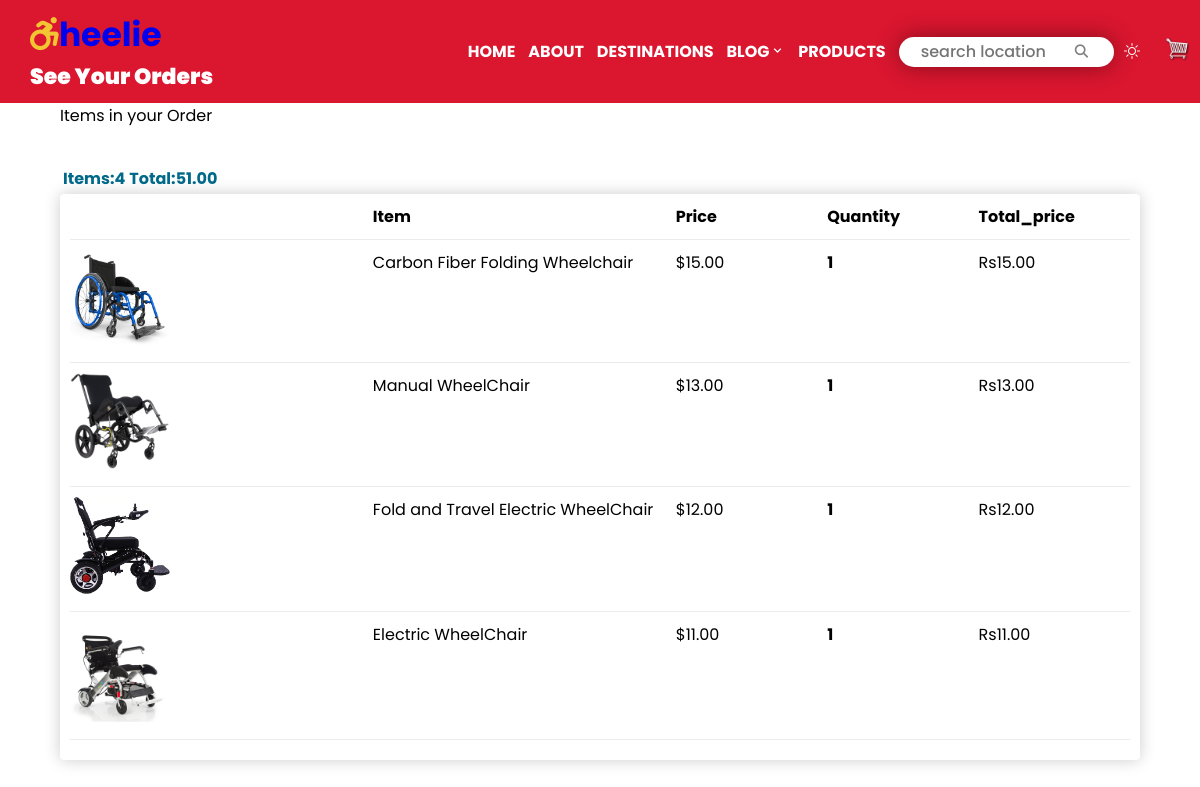
The page /35/showOrderitems on the database its author committed.
### stroll1/models.py (models this page shows, shortened)
class Order(models.Model):
    date_ordered = models.DateTimeField(auto_now_add=True, null=True)
    customer = models.ForeignKey(Customer, on_delete= models.SET_NULL, blank=True, null=True)
    complete = models.BooleanField(default=False, null=True, blank=True )
    transaction_id = models.CharField(max_length = 200, null=True)
    payment_method = models.CharField(max_length=20, choices = METHOD, default="Cash on delivery")
    payment_completed = models.BooleanField(default=False, null=True, blank=True)
    @property
    def get_cart_total(self):
        orderitems = self.orderitem_set.all()
        total = sum(orderitem.get_total for orderitem in orderitems)
        return total
    @property
    def get_cart_items_number(self):
        orderitems = self.orderitem_set.all()
        total = sum(orderitem.quantity for orderitem in orderitems)
        return total

class OrderItem(models.Model):
        product = models.ForeignKey(product, on_delete=models.CASCADE, null=True, blank=True)
        order = models.ForeignKey(Order, on_delete=models.CASCADE, null=True, blank=True)
        quantity = models.IntegerField(default=0, null=True, blank=True)
        date_added = models.DateTimeField(auto_now_add=True)
        @property
        def get_total(self):
            total = self.quantity * self.product.price
            return total

class product(models.Model):
        name = models.CharField(max_length = 200, null=True, blank=True)
        price = models.FloatField(max_length = 200, null=True, blank=True)
        image = models.ImageField(null=True, blank=True)
        featured = models.BooleanField(default=False, null=True, blank=True )
        @property
        def imageURL(self):
            try:
                url= self.image.url
            except:
                url = ''
            return url

### stroll1/views.py (the view)
# urls.py: path("<order_id>/showOrderitems", views.showOrderitems, name="showOrderitems"),
def showOrderitems(request, order_id):
     order = Order.objects.get(id=order_id)
     orderitems = order.orderitem_set.all()
     context = {'orderitems': orderitems, 'order':order}
     return render(request, 'orderitems.html', context)

### Templates/orderitems.html (shortened to what this page needs)
{% extends 'base.html' %}
{% load static %}
{% block content %}
Items in your Order
<div class="row">
    <div class="col-lg-12">
        <br>
        <table class="table">
            <tr>
                <th><h4>Items:<strong>{{order.get_cart_items_number}}</strong></h4></th>
                <th><h4>Total:<strong>{{order.get_cart_total|floatformat:2}}</strong></h4></th>
            </tr>
        </table>
        <div class="box-element">
                <div class="cart-row">
                    <div style="flex: 2"></div>
                    <div style="flex: 2"><strong>Item</strong></div>
                    <div style="flex: 1"><strong>Price</strong></div>
                    <div style="flex: 1"><strong>Quantity</strong></div>
                    <div style="flex: 1"><strong>Total_price</strong></div>
                </div>
                {% for orderitem in orderitems %}
                <div class="cart-row">
					<div style="flex:2"><img class="row-image" src="{{orderitem.product.imageURL}}"></div>
					<div style="flex:2"><p>{{orderitem.product.name}}</p></div>
					<div style="flex:1"><p>${{orderitem.product.price|floatformat:2}}</p></div>
					<div style="flex:1">
						<p class="quantity">{{orderitem.quantity}}</p>
					</div>
					<div style="flex:1"><p>Rs{{orderitem.get_total|floatformat:2}}</p></div>
				</div>
                {% endfor %}
        </div>
        <br>
    </div>
</div>
{% endblock %}

### static/css/style.css (style rules this page uses)
* { margin: 0; box-sizing: border-box; font-family: 'Poppins', sans-serif; scroll-behavior: smooth; }
h4 { color: #006989; font-weight: bold; }
.box-element { box-shadow:hsl(0, 0%, 80%) 0 0 16px; background-color: #fff; border-radius: 4px; padding: 10px; }
.col-lg-4, .col-lg-6, .col-lg-8, .col-lg-12 { margin-top: 10px; }
.row-image { width: 100px; }
.cart-row { display: flex; align-items: flex-stretch; padding-bottom: 10px; margin-bottom: 10px; border-bottom: 1px solid #ececec; }
.quantity { display: inline-block; font-weight: 700; padding-right:10px; }

### rows shown on the page
Order: get_cart_items_number "4", get_cart_total "51.00"
OrderItem: product.imageURL (picture), product.name "Carbon Fiber Folding Wheelchair", product.price "15.00", quantity "1", get_total "15.00"
OrderItem: product.imageURL (picture), product.name "Manual WheelChair", product.price "13.00", quantity "1", get_total "13.00"
OrderItem: product.imageURL (picture), product.name "Fold and Travel Electric WheelChair", product.price "12.00", quantity "1", get_total "12.00"
OrderItem: product.imageURL (picture), product.name "Electric WheelChair", product.price "11.00", quantity "1", get_total "11.00"
